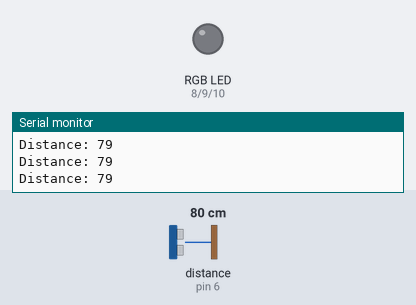
The sketch below on a simulated Arduino Uno, built with avr-gcc and run on an emulated ATmega328P. Parts: an RGB LED mixed from three pins (HIGH = lit), the last lines printed to the serial monitor. Wiring (inferred from the names in the program): ultrasonic range finder: trigger pin 5; echo pin 6. The test bench sets the inputs (shaded band); at power-on: distance to the obstacle (sensor on pin 6) 80 cm. The echo pulse lasts 58.3 µs per cm; pins used as bus, display or sensor lines are not drawn.

Above: at 1.2 s.
1.3 s: distance to the obstacle (sensor on pin 6) set to 23 cm
2.8 s: distance to the obstacle (sensor on pin 6) set to 19 cm
At 3.1 s:
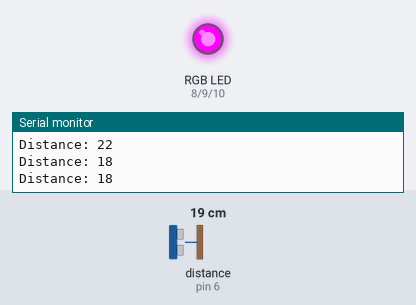
4.3 s: distance to the obstacle (sensor on pin 6) set to 15 cm
At 4.9 s:
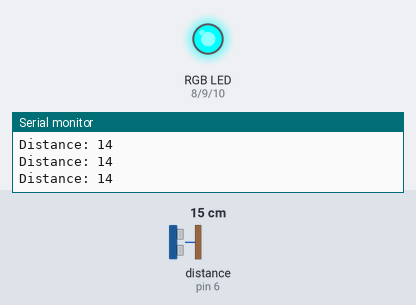
5.9 s: distance to the obstacle (sensor on pin 6) set to 13 cm
8.9 s: distance to the obstacle (sensor on pin 6) set to 10 cm
At 9.7 s:
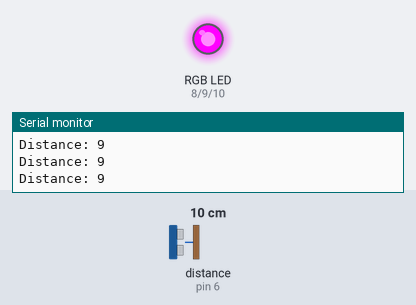
10.5 s: distance to the obstacle (sensor on pin 6) set to 35 cm
At 11.1 s:
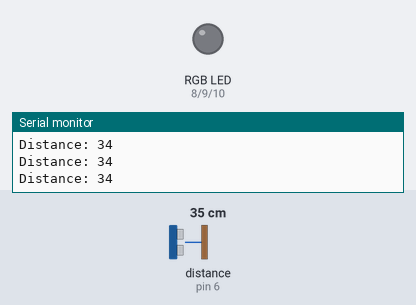
Timing chart, 0 to 13.0 s (numbered marks = the images above; inputs shaded):
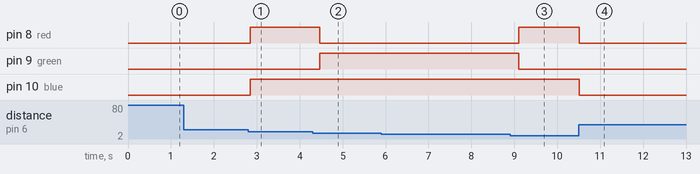

The sketch:

LightDrum.ino
```cpp
/*
* Ultrasonic Light Drum
* Created by Mahmood Al-Akwaa and Mustafa Shareef  and Mohammed Sawas
* During the refugees{code} Hackathon of 15.7.2017, intake #2
* The Set-Up can be found here:
*/


// the input and output connectors from sensor
int trig = 5 ;
int echo = 6;

// the output for the RGB LED pins
int red = 8;
int green = 9;
int blue = 10;

// variables for communicating distance to Ultrasonic sensor HC-SR04
long duration;
int distance;


void setup()
{
// put your setup code here, to run once:
pinMode(trig, OUTPUT);
pinMode(red, OUTPUT);
pinMode(green, OUTPUT);
pinMode(blue, OUTPUT);

pinMode(echo, INPUT);
Serial.begin(9600);
}

void loop()
{
  // put your main code here, to run repeatedly:
  delay(200);
digitalWrite(trig,LOW);
delayMicroseconds(2);

digitalWrite(trig,HIGH);
delayMicroseconds(10);
digitalWrite(trig,LOW);

// calculate the distance deducted from the duration of sending and receiving a ultrasonic soundwave.
duration = pulseIn(echo,HIGH);
distance = duration * 0.034/2;

// from 0-5 cm distance, the colors are:
if(distance<=5)
 {
  digitalWrite(red, HIGH);
  digitalWrite(green, HIGH);
  digitalWrite(blue, LOW);
 }
else if(distance<=10)
 {
	// distance between 5 and 10cm
  digitalWrite(red, HIGH);
  digitalWrite(green, LOW);
  digitalWrite(blue, HIGH);
 }
else if(distance<=15)
 {
  // distance between 10 and 15cm
	digitalWrite(red, LOW);
  digitalWrite(green, HIGH);
  digitalWrite(blue, HIGH);
 }
else if(distance<=20)
 {
	// distance between 15 and 20cm
  digitalWrite(red, HIGH);
  digitalWrite(green, LOW);
  digitalWrite(blue, HIGH);
 }
else
 {
	// distance larger than 20cm
  digitalWrite(red, LOW);
  digitalWrite(green, LOW);
  digitalWrite(blue, LOW);
 }
 // development aid, not relevant for output
Serial.print("Distance: ");
Serial.println(distance);

}
```

Measured:
- the behaviour switches between 22 and 21 cm on distance to the obstacle (sensor on pin 6) (found by bisection; images 0 and 1)
- the behaviour switches between 17 and 16 cm on distance to the obstacle (sensor on pin 6) (found by bisection; images 1 and 2)
- the behaviour switches between 12 and 11 cm on distance to the obstacle (sensor on pin 6) (found by bisection; images 2 and 3)
- after the input at 2.8 s, pin 8 (red), pin 10 (blue): LOW → HIGH after 0.05 s
- after the input at 4.3 s, pin 8 (red): HIGH → LOW after 0.16 s; pin 9 (green): LOW → HIGH after 0.16 s
- after the input at 8.9 s, pin 8 (red): LOW → HIGH after 0.20 s; pin 9 (green): HIGH → LOW after 0.20 s
- after the input at 10.5 s, pin 8 (red), pin 10 (blue): HIGH → LOW at once
